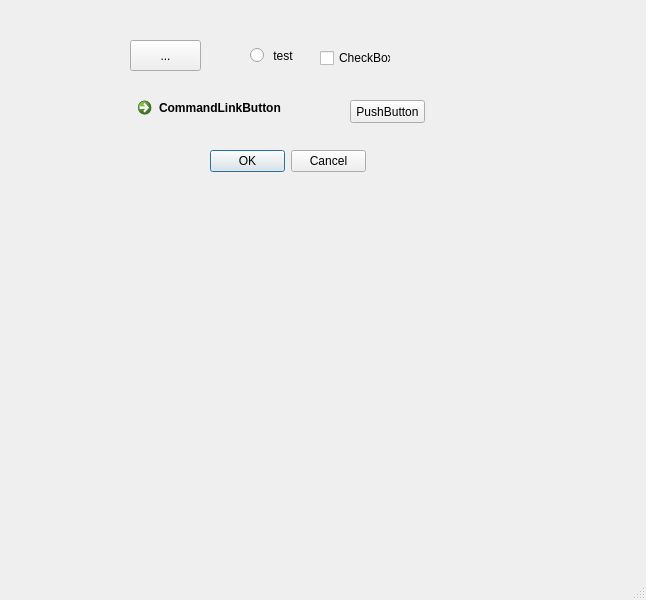
<?xml version="1.0" encoding="UTF-8"?>
<ui version="4.0">
 <class>MainWindow</class>
 <widget class="QMainWindow" name="MainWindow">
  <property name="geometry">
   <rect>
    <x>0</x>
    <y>0</y>
    <width>646</width>
    <height>600</height>
   </rect>
  </property>
  <property name="windowTitle">
   <string>MainWindow</string>
  </property>
  <widget class="QWidget" name="centralwidget">
   <widget class="QPushButton" name="pushButton">
    <property name="geometry">
     <rect>
      <x>350</x>
      <y>100</y>
      <width>75</width>
      <height>23</height>
     </rect>
    </property>
    <property name="text">
     <string>PushButton</string>
    </property>
   </widget>
   <widget class="QToolButton" name="toolButton">
    <property name="geometry">
     <rect>
      <x>130</x>
      <y>40</y>
      <width>71</width>
      <height>31</height>
     </rect>
    </property>
    <property name="text">
     <string>...</string>
    </property>
   </widget>
   <widget class="QRadioButton" name="radioButton">
    <property name="geometry">
     <rect>
      <x>250</x>
      <y>40</y>
      <width>101</width>
      <height>31</height>
     </rect>
    </property>
    <property name="text">
     <string> test</string>
    </property>
   </widget>
   <widget class="QCheckBox" name="checkBox">
    <property name="geometry">
     <rect>
      <x>320</x>
      <y>50</y>
      <width>71</width>
      <height>16</height>
     </rect>
    </property>
    <property name="text">
     <string>CheckBox</string>
    </property>
   </widget>
   <widget class="QCommandLinkButton" name="commandLinkButton">
    <property name="geometry">
     <rect>
      <x>130</x>
      <y>90</y>
      <width>185</width>
      <height>41</height>
     </rect>
    </property>
    <property name="text">
     <string>CommandLinkButton</string>
    </property>
   </widget>
   <widget class="QDialogButtonBox" name="buttonBox">
    <property name="geometry">
     <rect>
      <x>210</x>
      <y>150</y>
      <width>156</width>
      <height>23</height>
     </rect>
    </property>
    <property name="standardButtons">
     <set>QDialogButtonBox::Cancel|QDialogButtonBox::Ok</set>
    </property>
   </widget>
  </widget>
  <widget class="QMenuBar" name="menubar">
   <property name="geometry">
    <rect>
     <x>0</x>
     <y>0</y>
     <width>646</width>
     <height>23</height>
    </rect>
   </property>
  </widget>
  <widget class="QStatusBar" name="statusbar"/>
 </widget>
 <resources/>
 <connections/>
</ui>
